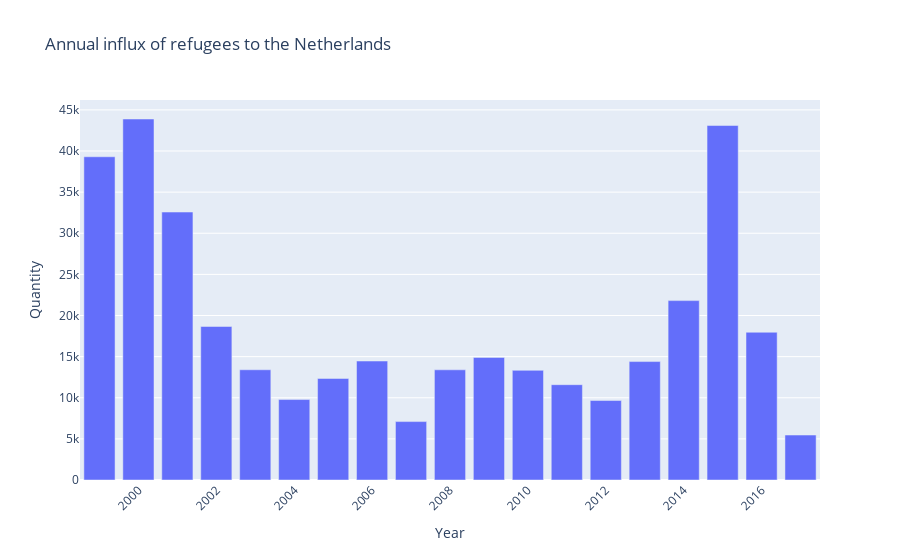

The code cell stored with this chart in its notebook:
### Markdown cell above
### Annual influx of refugees to the Netherlands

### Code cell
# Read the CSV file into a DataFrame
pmpc_df = pd.read_csv('data/processed_monthly_per_country.csv', low_memory=False)

# Group the data by year and calculate the sum of refugees for the Netherlands
df_grouped = pmpc_df.groupby('Year')['Netherlands'].sum().reset_index()

# Create a bar chart using Plotly Express
fig = px.bar(df_grouped, x='Year', y='Netherlands',
             labels={'Year': 'Year', 'Netherlands': 'Quantity'},
             title='Annual influx of refugees to the Netherlands')

# Rotate the x-axis labels for better readability
fig.update_layout(xaxis_tickangle=-45)

# Display the figure
fig.show()

### Figure 1 — Plotly figure (JSON) as saved in the notebook; plotly's stock layout.template omitted (floating-point values rounded to 4 significant figures)
{"data": [{"alignmentgroup": "True", "hovertemplate": "Year=%{x}<br>Quantity=%{y}<extra></extra>", "legendgroup": "", "marker": {"color": "#636efa", "pattern": {"shape": ""}}, "name": "", "offsetgroup": "", "orientation": "v", "showlegend": false, "textposition": "auto", "type": "bar", "x": [1999, 2000, 2001, 2002, 2003, 2004, 2005, 2006, 2007, 2008, 2009, 2010, 2011, 2012, 2013, 2014, 2015, 2016, 2017], "xaxis": "x", "y": [39300, 43892, 32579, 18667, 13402, 9782, 12347, 14465, 7102, 13399, 14905, 13333, 11590, 9664, 14399, 21811, 43099, 17965, 5467], "yaxis": "y"}], "layout": {"barmode": "relative", "legend": {"tracegroupgap": 0}, "title": {"text": "Annual influx of refugees to the Netherlands"}, "xaxis": {"anchor": "y", "domain": [0, 1], "tickangle": -45, "title": {"text": "Year"}}, "yaxis": {"anchor": "x", "domain": [0, 1], "title": {"text": "Quantity"}}}}
